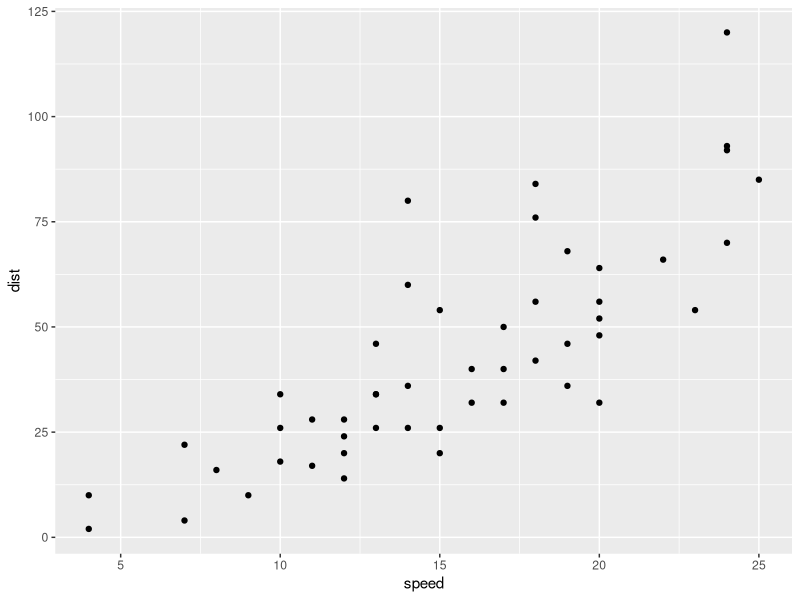
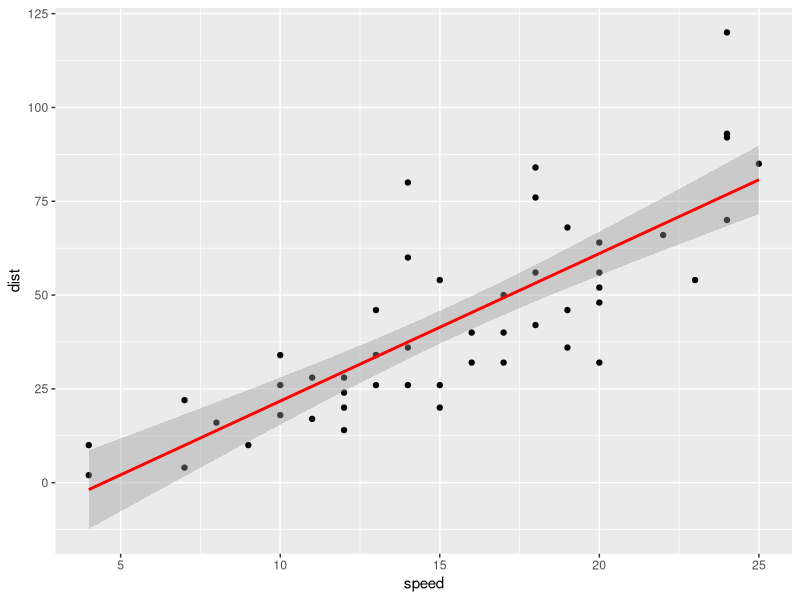
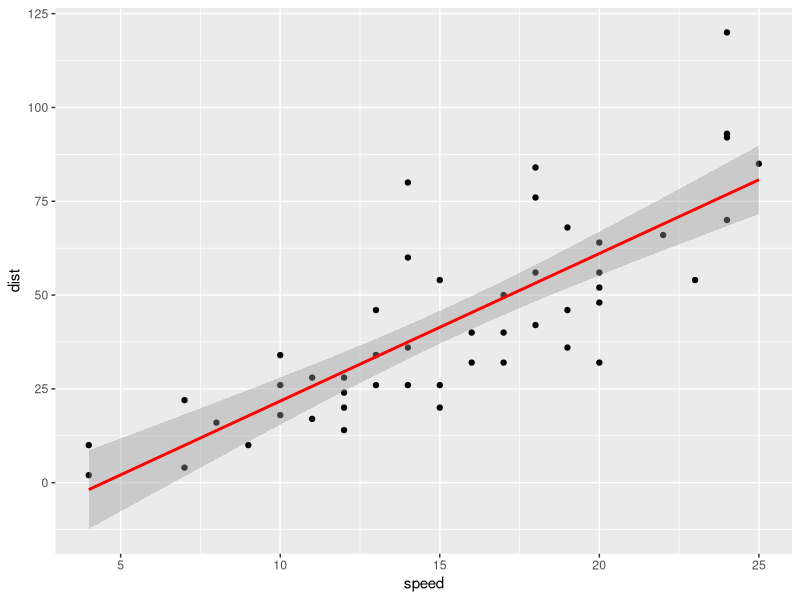

R code for these plots, in order:
##Basic statistics (Descriptive Analytics)
## Author: Jesus Carmona & Jey Carr
## add this comment

install.packages("ggplot2")
library(ggplot2)

## we will work with the cars data set that is already loaded into R
? cars

## analyze the structure of the cars data set
str(cars)
head(cars)

###### Individual statistics functions  ############
## mean
mean(cars$dist)

## variance
var(cars$dist)

## standard deviation
sd(cars$dist)

## different statistics - summary
summary(cars$dist)
summary(cars)

## Correlation

ggplot(cars, aes(speed, dist)) + geom_point()

cor.test(cars$speed, cars$dis)

ggplot(cars, aes(speed, dist)) + geom_point() + geom_smooth(method="lm", col="red")

## Linear regression
## Add other comments here...

## normalized data for the model to run
## speedZ <- scale(cars$speed, center=TRUE, scale = FALSE)

lm <- lm(dist ~ speed, data = cars)
summary(lm)

ggplot(cars, aes(speed, dist)) + geom_point() + geom_smooth(method="lm", col="red")

